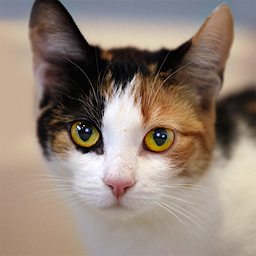
#> input picture data/original/image3.jpg, 256 x 256 px
$ jupyter execute downsample.ipynb
#> lines starting #> are read from the running program, lines starting #| are printed output that depends on the picture
[cell 1]
from PIL import Image
import cv2
import scipy.ndimage
import numpy as np
from matplotlib import pyplot as plt

[cell 2]
img = Image.open("../data/original/image3.jpg")
#> img is the input picture: PIL image 256x256 RGBA; mean R, G, B, A 147, 131.1, 119.4, 254.9
display(img)
print(img.size)
#| (256, 256)

[cell 3]
img2 = img.resize((int(img.size[0]/2), int(img.size[1]/2)), Image.Resampling.LANCZOS)
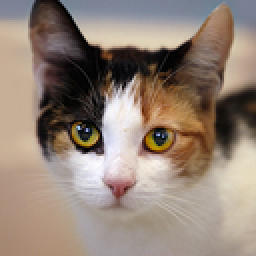
#> img2: PIL image 128x128 RGBA (shown 2 times larger); mean R, G, B, A 147, 131.1, 119.4, 254.9; transparent parts drawn white
img3 = img2.resize((int(img2.size[0]/2), int(img2.size[1]/2)), Image.Resampling.LANCZOS)
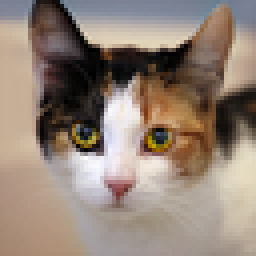
#> img3: PIL image 64x64 RGBA (shown 4 times larger); mean R, G, B, A 146.9, 131.1, 119.4, 254.9; transparent parts drawn white
display(img2)
print(img2.size)
#| (128, 128)
display(img3)
print(img3.size)
#| (64, 64)
img3.save("../data/downsampled/image3.jpg")

$ run again, with data/original/image1.jpg copied over data/original/image3.jpg
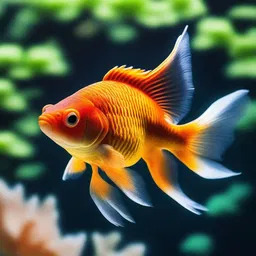
#> input picture data/original/image1.jpg, 256 x 256 px
#> img is the input picture: PIL image 256x256 RGB; mean R, G, B 86.9, 93.3, 69.8
#| (256, 256)
#> `img2 = img.resize((int(img.size[0]/2), int(img.size[1]/2)), Image.Resa..`:
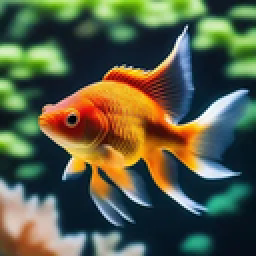
#> img2: PIL image 128x128 RGB (shown 2 times larger); mean R, G, B 86.9, 93.3, 69.8
#> `img3 = img2.resize((int(img2.size[0]/2), int(img2.size[1]/2)), Image.R..`:
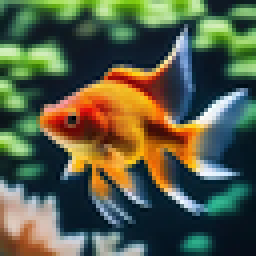
#> img3: PIL image 64x64 RGB (shown 4 times larger); mean R, G, B 86.9, 93.3, 69.8
#| (128, 128)
#| (64, 64)

$ run again, with data/original/image2.jpg copied over data/original/image3.jpg
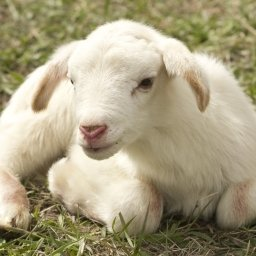
#> input picture data/original/image2.jpg, 256 x 256 px
#> img is the input picture: PIL image 256x256 RGB; mean R, G, B 167.8, 158.3, 128.6
#| (256, 256)
#> `img2 = img.resize((int(img.size[0]/2), int(img.size[1]/2)), Image.Resa..`:
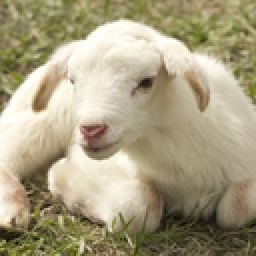
#> img2: PIL image 128x128 RGB (shown 2 times larger); mean R, G, B 167.8, 158.3, 128.6
#> `img3 = img2.resize((int(img2.size[0]/2), int(img2.size[1]/2)), Image.R..`:
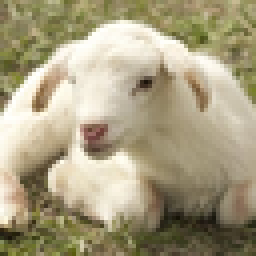
#> img3: PIL image 64x64 RGB (shown 4 times larger); mean R, G, B 167.8, 158.3, 128.6
#| (128, 128)
#| (64, 64)
